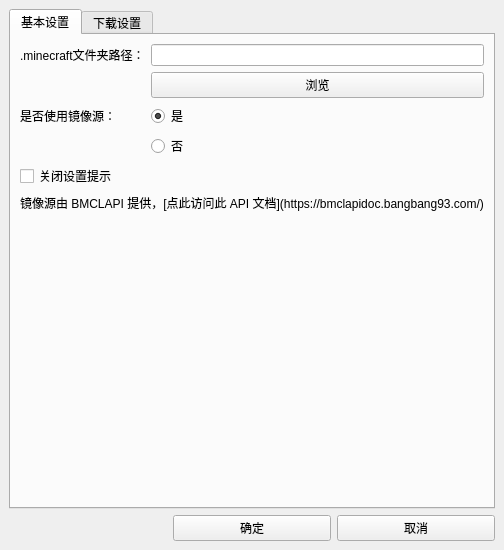
<?xml version="1.0" encoding="UTF-8"?>
<ui version="4.0">
 <class>MainWindow</class>
 <widget class="QMainWindow" name="MainWindow">
  <property name="geometry">
   <rect>
    <x>0</x>
    <y>0</y>
    <width>439</width>
    <height>550</height>
   </rect>
  </property>
  <property name="windowTitle">
   <string>设置</string>
  </property>
  <widget class="QWidget" name="centralwidget">
   <layout class="QGridLayout" name="gridLayout">
    <item row="1" column="2">
     <widget class="QPushButton" name="cancel">
      <property name="text">
       <string>取消</string>
      </property>
     </widget>
    </item>
    <item row="1" column="1">
     <widget class="QPushButton" name="ok">
      <property name="text">
       <string>确定</string>
      </property>
     </widget>
    </item>
    <item row="0" column="0" colspan="3">
     <widget class="QTabWidget" name="tabWidget">
      <property name="currentIndex">
       <number>0</number>
      </property>
      <widget class="QWidget" name="tab">
       <attribute name="title">
        <string>基本设置</string>
       </attribute>
       <layout class="QFormLayout" name="formLayout">
        <item row="0" column="0">
         <widget class="QLabel" name="label">
          <property name="text">
           <string>.minecraft文件夹路径：</string>
          </property>
         </widget>
        </item>
        <item row="0" column="1">
         <widget class="QLineEdit" name="lineEdit_minecraft_dir"/>
        </item>
        <item row="1" column="1">
         <widget class="QPushButton" name="find">
          <property name="text">
           <string>浏览</string>
          </property>
         </widget>
        </item>
        <item row="2" column="0">
         <widget class="QLabel" name="label_2">
          <property name="text">
           <string>是否使用镜像源：</string>
          </property>
         </widget>
        </item>
        <item row="2" column="1">
         <widget class="QRadioButton" name="yes">
          <property name="text">
           <string>是</string>
          </property>
          <property name="checked">
           <bool>true</bool>
          </property>
         </widget>
        </item>
        <item row="3" column="1">
         <widget class="QRadioButton" name="no">
          <property name="text">
           <string>否</string>
          </property>
         </widget>
        </item>
        <item row="4" column="0">
         <widget class="QCheckBox" name="off_settings_notice">
          <property name="text">
           <string>关闭设置提示</string>
          </property>
         </widget>
        </item>
        <item row="5" column="0" colspan="2">
         <widget class="QLabel" name="label_3">
          <property name="text">
           <string>镜像源由 BMCLAPI 提供，[点此访问此 API 文档](https://bmclapidoc.bangbang93.com/)</string>
          </property>
          <property name="textFormat">
           <enum>Qt::TextFormat::MarkdownText</enum>
          </property>
          <property name="alignment">
           <set>Qt::AlignmentFlag::AlignLeading|Qt::AlignmentFlag::AlignLeft|Qt::AlignmentFlag::AlignTop</set>
          </property>
          <property name="openExternalLinks">
           <bool>true</bool>
          </property>
         </widget>
        </item>
       </layout>
      </widget>
      <widget class="QWidget" name="tab_2">
       <attribute name="title">
        <string>下载设置</string>
       </attribute>
       <layout class="QGridLayout" name="gridLayout_3">
        <item row="0" column="1">
         <widget class="QSlider" name="threads_slider">
          <property name="minimum">
           <number>1</number>
          </property>
          <property name="maximum">
           <number>128</number>
          </property>
          <property name="value">
           <number>32</number>
          </property>
          <property name="orientation">
           <enum>Qt::Orientation::Horizontal</enum>
          </property>
         </widget>
        </item>
        <item row="0" column="0">
         <widget class="QLabel" name="label_4">
          <property name="text">
           <string>下载线程数：</string>
          </property>
         </widget>
        </item>
        <item row="0" column="2">
         <widget class="QSpinBox" name="threads_spinBox">
          <property name="minimum">
           <number>1</number>
          </property>
          <property name="maximum">
           <number>128</number>
          </property>
          <property name="value">
           <number>32</number>
          </property>
         </widget>
        </item>
        <item row="1" column="0" colspan="2">
         <widget class="QLabel" name="label_5">
          <property name="font">
           <font>
            <pointsize>11</pointsize>
           </font>
          </property>
          <property name="styleSheet">
           <string notr="true">color: grey</string>
          </property>
          <property name="text">
           <string>其他暂时没做</string>
          </property>
          <property name="alignment">
           <set>Qt::AlignmentFlag::AlignLeading|Qt::AlignmentFlag::AlignLeft|Qt::AlignmentFlag::AlignTop</set>
          </property>
         </widget>
        </item>
       </layout>
      </widget>
     </widget>
    </item>
   </layout>
  </widget>
 </widget>
 <resources/>
 <connections/>
</ui>
